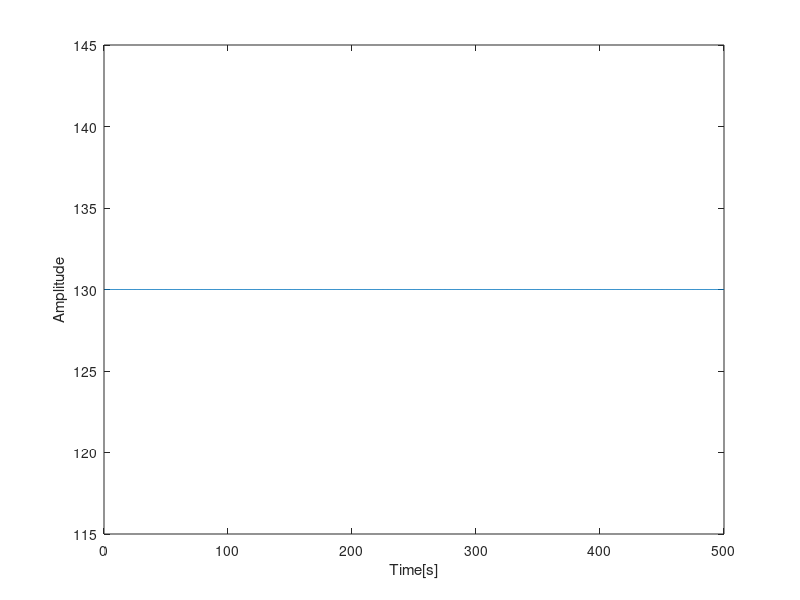

This figure's MATLAB source:
clear all;
x=1:1000;
v=15*cos(4*pi*x)+115;
t=0.5:0.5:500;
M=[t',v'];
plot(M(:,1),M(:,2));
xlabel("Time[s]");
ylabel("Amplitude");
% 
% clear all;
% x=0:999;
% T=0.5;
% frequency=1/T;    %2 samples every each second
% t=0.5:0.5:500;  
% MaxPressure=130;    %Max Pressure
% MinPressure=100;    %Min Pressure
% offset=(MaxPressure+MinPressure)/2; %offset
% Amplitude=offset-MinPressure;
% Pressure=Amplitude*cos(2*pi*frequency*x)+offset;    %Pressure function
% 
% M=[t',Pressure'];
% 
% plot(M(:,1),M(:,2));  %plot from matrix
% grid on;
% title('1000 measured pressure points');
% xlabel('Time [s]');
% ylabel('Pressure p[kPa]');
% 
% 




